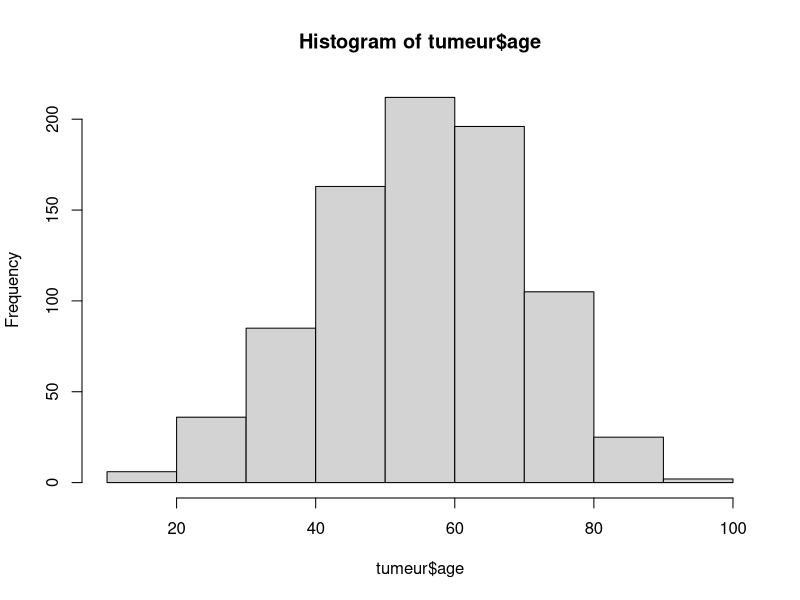
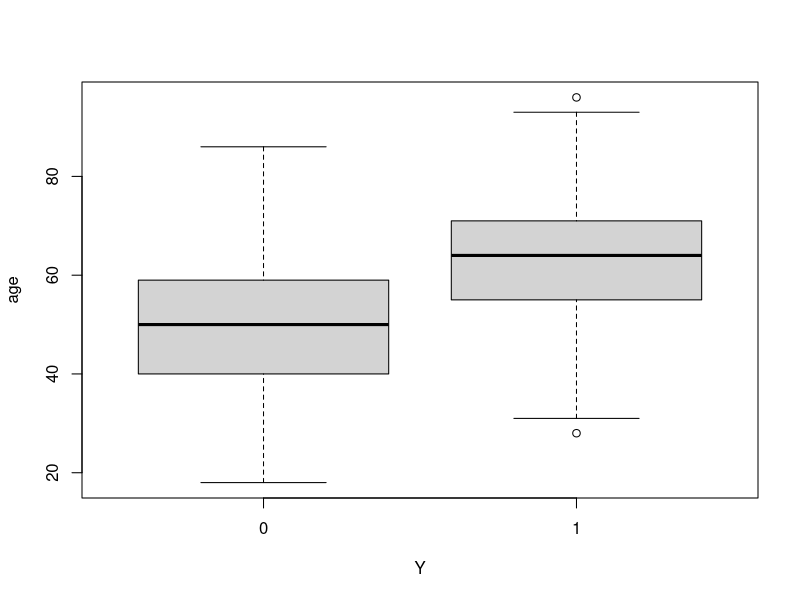
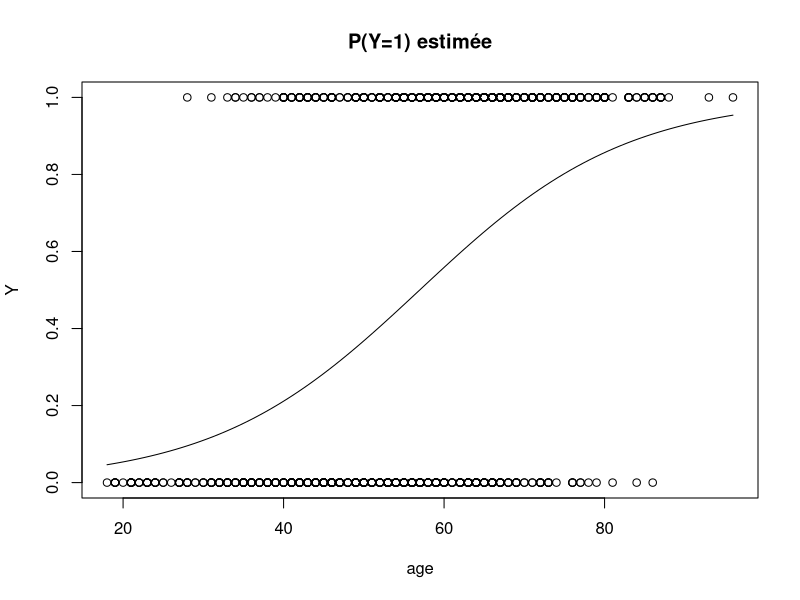

Here is the R script that generated these plots, in order:
#############################################################################

tumeur=read.table("mammographic.data.txt",header=T)

str(tumeur) # Type des covariables
table(tumeur$Y) # les nb de cas positifs/négatifs sont équilibrés
table(tumeur$shape)
hist(tumeur$age)
boxplot(age~Y,data=tumeur)

########################################
# Estimation avec age unique covariable continue

t0.glm=glm(Y~age,data=tumeur,family=binomial)
summary(t0.glm)

# prediction de la probabilité d'une tumeur maligne à 30 ans:
predict(t0.glm,data.frame(age=30),type="response")
exp(coef(t0.glm)[1]+coef(t0.glm)[2]*30)/
        (1+exp(coef(t0.glm)[1]+coef(t0.glm)[2]*30)) # idem
# x--> exp(x)/(1+exp(x)) est l'inverse du lien logit

# graphe des observés-ajustés
plot(Y~age,data=tumeur,main="P(Y=1) estimée")
curve(predict(t0.glm,data.frame(age=x),type="response"),add=T)

########################################
# les autres covariables sont discrètes : facteurs dans R

tumeur$shape=factor(tumeur$shape)
tumeur$margin=factor(tumeur$margin)
tumeur$density=factor(tumeur$density)
tumeur$Y=factor(tumeur$Y)

# estimation du modèle complet
t.glm=glm(Y~.,data=tumeur, family=binomial)
summary(t.glm)

# dimension du modèle = 12 paramètes (identifiables)
# ddl du modèle = length(tumeur$Y)-12


#######################################
IC_age <- c(0.054552-qnorm(0.975)*0.007812, 0.054552+qnorm(0.975)*0.007812)
IC_age  ### [1] 0.03924076 0.06986324
# la p-value montre que la variable age est significativement différente de zéro. De plus son IC ne contient la vaieur zéro
model_sans_shape <- glm(Y~.-shape,family = binomial,data = tumeur)
summary(model_sans_shape)
## test de rapport de vraisemblance
trv <- 2*(logLik(model_sans_shape)-logLik(t.glm))
abs(trv)   ## 'log Lik.' 35.65538 (df=9)
qchisq(0.95,3)  ## [1] 2.353363
# la abs(trv) > c_alpha donc on rejet H0 par conséquent shape est significativement différent de zéro
anova(model_sans_shape,t.glm)
df <- attr(logLik(t.glm), "df") - attr(logLik(model_sans_shape), "df")  # Degré de liberté
p_value <- (1-pchisq(abs(trv),3))  # Calcul de la p-valeur

cat("Statistique de test TRV :", trv, "\n")
cat("Degré de liberté :", df, "\n")
cat("P-valeur :", p_value, "\n")
